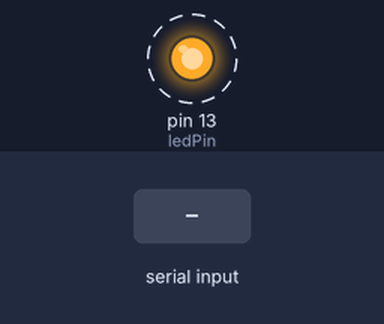
The sketch below on a simulated Arduino Uno, built with avr-gcc and run on an emulated ATmega328P. Shown: output pins drawn as LEDs (lit = HIGH). Dashed ring = blinking. The test bench sets the inputs (shaded band). What the sketch prints to the serial monitor is not drawn.

Above: at 0.1 s.
2.1 s: "ForwardStop" received over Serial
5.1 s: "ForwardSlow" received over Serial
8.1 s: "ForwardHalf" received over Serial
Timing chart, 0 to 16.5 s (numbered marks = the images above; inputs shaded):
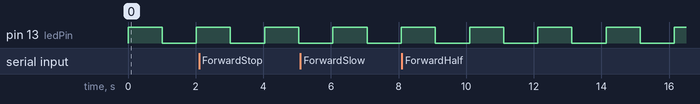

Measured:
- by itself, pin 13 (ledPin): alternates HIGH for 1.0 s and LOW for 1.0 s

The sketch:

Parsertest.ino
```cpp
boolean emergencyStop = false;
boolean forward             = 1;
boolean backward            = 0;
int startAngle = 0;
int turnedAngle = 0;
boolean forwardStopCommand  = false; // Stop command
boolean forwardSlowCommand  = false; // Forward slow command
boolean forwardHalfCommand  = false; // Forward half command
boolean forwardFullCommand  = false; // Forward full command
boolean turnSlow45LeftCommand  = false; // Turn slow 45 degrees left
boolean turnSlow45RightCommand = false; // Turn slow 45 degrees right
boolean turnSlow90LeftCommand  = false; // Turn slow 90 degrees left
boolean turnSlow90RightCommand = false; // Turn slow 90 degrees right
boolean turnFinished        = false; // Sent to Raspberry after turn has been finished
int stopDutyCycle           =   0;   //   0% of 256
int slowDutyCycle           =  64;   //  25% of 256
int halfDutyCycle           = 128;   //  50% of 256
int fullDutyCycle           = 255;   // 100% of 256

const int bSize = 20;
int ByteCount;
char Buffer[bSize];  // Serial buffer
char Command[18];    // Arbitrary Value for command size
String CommandString = "";

void SerialParser(void)
{
  //  One command per line.
  //  Command Format: "up to 18 Letter command <\n>"
  //  count will  be below Zero on a timeout.
  //  read up to X chars or until EOT - in this case "\n"
  ByteCount = -1;
  ByteCount =  Serial.readBytesUntil('\0',Buffer,bSize);
  if (ByteCount  > 0) strcpy(Command,strtok(Buffer,"\0"));
  memset(Buffer, 0, sizeof(Buffer));   // Clear contents of Buffer
  Serial.flush();
}

// LED
// *************************************************************************************************************************
#define ledPin 13            // LED for heart beat

void setup() {
  // put your setup code here, to run once:
  Serial.begin(250000);
  Serial.setTimeout(10);
  pinMode(ledPin, OUTPUT);

}

void loop() {
  // put your main code here, to run repeatedly:
  // LED heart beat
  // *********************************************************************************************************************************
  digitalWrite(ledPin, digitalRead(ledPin) ^ 1);   // toggle LED pin by XOR
  delay(1000);

  if (emergencyStop)             Serial.println("EmergencyStop! ");
  if (forwardStopCommand)        Serial.println("Stop!");
  if (forwardSlowCommand)        Serial.println("ForwardSlow!");
  if (forwardHalfCommand)        Serial.println("ForwardHalf!");
  if (forwardFullCommand)        Serial.println("ForwardFull!");
  if (turnSlow45LeftCommand)     Serial.println("TurnSlow45Left!");
  if (turnSlow45RightCommand)    Serial.println("TurnSlow45Right!");
  if (turnSlow90LeftCommand)     Serial.println("TurnSlow90Left!");
  if (turnSlow90RightCommand)    Serial.println("TurnSlow90Right!");

  // Get command from USB interface
  // *************************************************************************************************************************************

  SerialParser();
  if (ByteCount  > 0) {
    Serial.println(Command);
    CommandString = Command;
    if (CommandString.startsWith("ForwardStop")) forwardStopCommand = true;
    if (CommandString.startsWith("ForwardSlow")) forwardSlowCommand = true;
    if (Command == "ForwardHalf") forwardHalfCommand = true;
    if (Command == "ForwardFull") forwardFullCommand = true;
    if (Command == "TurnSlow45Left") turnSlow45LeftCommand = true;
    if (Command == "TurnSlow45Right") turnSlow45RightCommand = true;
    if (Command == "TurnSlow90Left") turnSlow90LeftCommand = true;
    if (Command == "TurnSlow90Right") turnSlow90RightCommand = true;
  }
}
```
